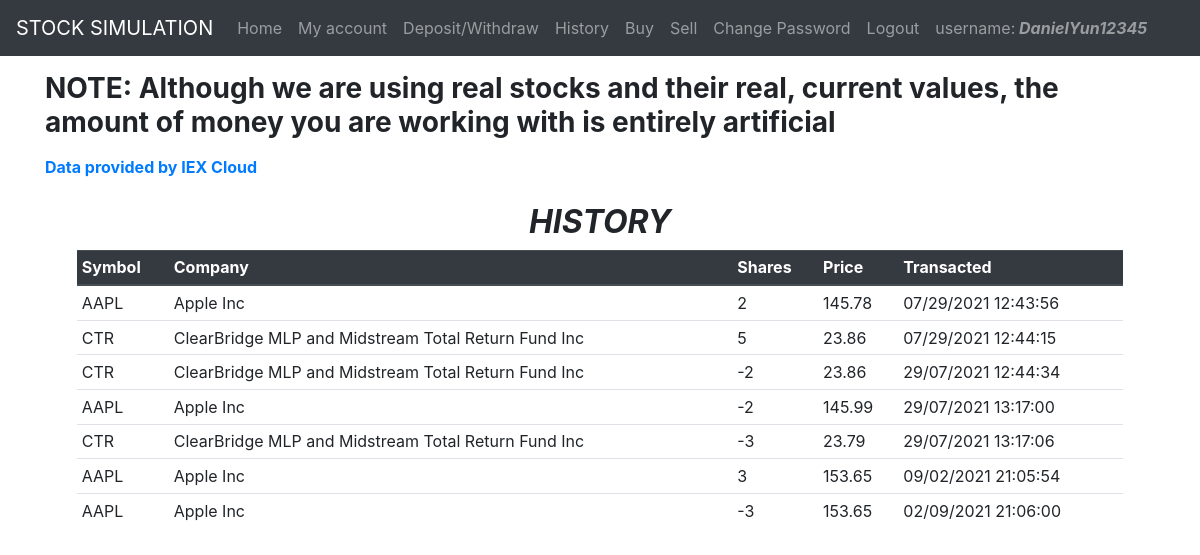
Page /history (signed in) on the committed database.
### tables this page shows
CREATE TABLE transactions (user_id INTEGER, symbol TEXT NOT NULL, name TEXT NOT NULL, shares INTEGER, price NUMERIC, time TEXT NOT NULL);

### views.py (the view)
@views.route("/history")
@login_required
def history():
    con = sqlite3.connect("database.db")
    db = con.cursor()
    user_id = session['user_id']
    db.execute("SELECT symbol,name,shares,price,time FROM transactions WHERE user_id=?;", (user_id,))
    values = db.fetchall()
    length = len(values)
    return render_template("history.html", values = values, length = length)

### main.py (called while the page is built)
@app.after_request
def after_request(response):
    response.headers["Cache-Control"] = "no-cache, no-store, must-revalidate"
    response.headers["Expires"] = 0
    response.headers["Pragma"] = "no-cache"
    return response

### views.py (called while the page is built)
def login_required(f):
    @wraps(f)
    def wrap(*args, **kwargs):
        if session.get("user_id") is None:
            return redirect("/login")
        return f(*args, **kwargs)
    return wrap

### templates/history.html (shortened to what this page needs)
{% extends "layout.html" %}
{% block user %}
{{session.user}}
{% endblock %}
{% block main %}
<div class = "section">
    <h2><center><b><i>HISTORY</i></b></center></h2>
    <table class = "table table-sm">
        <thead class = "thead-dark">
            <tr>
                <th>Symbol</th>
                <th>Company</th>
                <th>Shares</th>
                <th>Price</th>
                <th>Transacted</th>
            </tr>
        </thead>
        <tbody>
            {% for i in range(length) %}
            {% set symbol = values[i][0] %}
            {% set company = values[i][1] %}
            {% set shares = values[i][2] %}
            {% set price = values[i][3] %}
            {% set time = values[i][4] %}
            <tr>
                <td>{{symbol}}</td>
                <td>{{company}}</td>
                <td>{{shares}}</td>
                <td>{{price}}</td>
                <td>{{time}}</td>
            </tr>
            {% endfor %}
        </tbody>
    </table>
</div>
{% endblock %}

### templates/layout.html (shortened to what this page needs)
<!DOCTYPE html>
<html>
  <head>
    <link href="/static/styles.css" rel="stylesheet">
    <link
      rel="stylesheet"
      href="https://stackpath.bootstrapcdn.com/bootstrap/4.4.1/css/bootstrap.min.css"
    />
    <link
      rel="stylesheet"
      href="https://stackpath.bootstrapcdn.com/font-awesome/4.7.0/css/font-awesome.min.css"
    />
  </head>
  <body>
    <nav class="navbar navbar-expand-lg navbar-dark bg-dark">
      <div class="collapse navbar-collapse" id="navbar">
        <div class="navbar-nav">
          <a class = "navbar-brand" href="/">STOCK SIMULATION</a>
          {% if session.user_id %}
            <a class="nav-item nav-link" id="home" href="/">Home</a>
            <a class="nav-item nav-link" id="account" href="/account">My account</a>
            <a class="nav-item nav-link" id="changeMoney" href="/changeMoney">Deposit/Withdraw</a>
            <a class="nav-item nav-link" id="history" href="/history">History</a>
            <a class="nav-item nav-link" id="buy" href="/buy">Buy</a>
            <a class="nav-item nav-link" id="sell" href="/sell">Sell</a>
            <a class="nav-item nav-link" id="changePassword" href="/changePassword">Change Password</a>
            <a class="nav-item nav-link" id="logout" href="/logout">Logout</a>
            <ul class = "navbar-nav ml-auto">
              <a class="nav-item nav-link" id="username" href="/account">username:<b><i>{% block user %}{% endblock %}</i></b></a>
            </ul>
          {% else %}
            <a class="nav-item nav-link" id="register" href="/register">Register</a>
            <a class="nav-item nav-link" id="login" href="/login">Login</a>
          {% endif %}
        </div>
      </div>
    </nav>
    <div class="container">
      <p><h3><b>NOTE: Although we are using real stocks and their real, current values, the amount of money you are working with is entirely artificial</b></h3></p>
      <p><b><a href="https://iexcloud.io">Data provided by IEX Cloud</a></b></p>
      {% block main %} {% endblock %}
    </div>
  </body>
</html>

### static/styles.css (style rules this page uses)
.section { padding-bottom: 1rem; padding-left: 2rem; padding-right: 2rem; padding-top: 0.5rem; }

### rows in the picture
transactions: symbol "AAPL", name "Apple Inc", price "145.78", time "07/29/2021 12:43:56"
transactions: symbol "CTR", name "ClearBridge MLP and Midstream Total Return Fund Inc", price "23.86", time "07/29/2021 12:44:15"
transactions: symbol "CTR", name "ClearBridge MLP and Midstream Total Return Fund Inc", price "23.86", time "29/07/2021 12:44:34"
transactions: symbol "AAPL", name "Apple Inc", price "145.99", time "29/07/2021 13:17:00"
transactions: symbol "CTR", name "ClearBridge MLP and Midstream Total Return Fund Inc", price "23.79", time "29/07/2021 13:17:06"
transactions: symbol "AAPL", name "Apple Inc", price "153.65", time "09/02/2021 21:05:54"
transactions: symbol "AAPL", name "Apple Inc", price "153.65", time "02/09/2021 21:06:00"

### other values in the picture
{{ session.user }} "DanielYun12345"
{{ shares }} "2" "5" "-2" "-2" "-3" "3" "-3"
